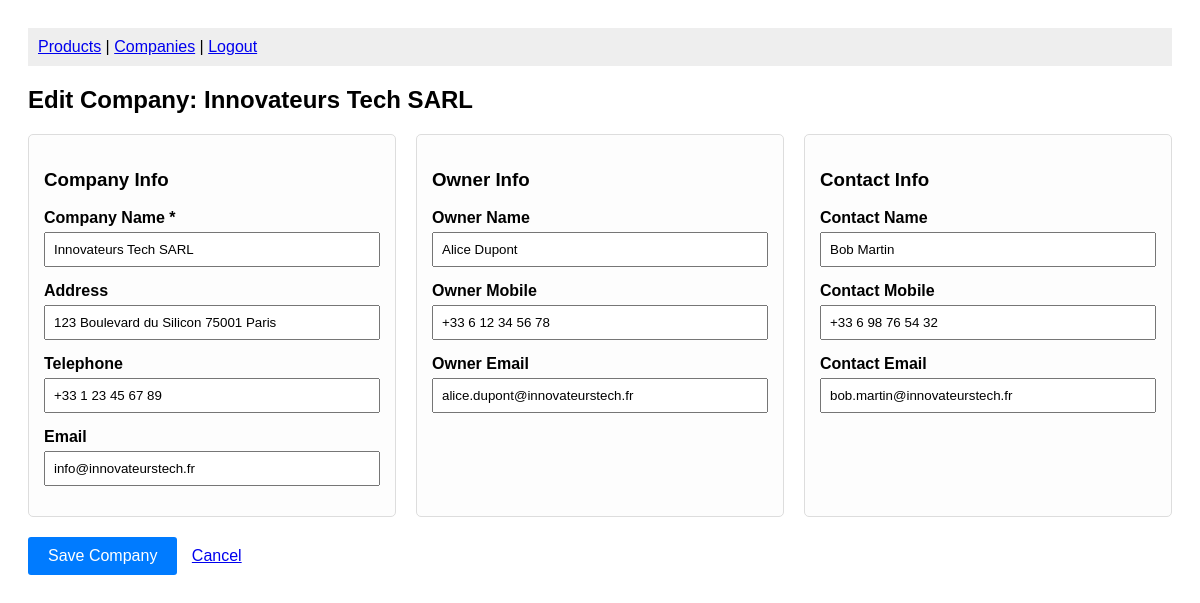
Screenshot of /companies/1/edit (signed in) with the database file from the repository.
### tables this page shows
CREATE TABLE `companies` (
  `id` int(11) NOT NULL,
  `name` varchar(255) NOT NULL,
  `address` varchar(255) DEFAULT NULL,
  `telephone` varchar(50) DEFAULT NULL,
  `email` varchar(255) DEFAULT NULL,
  `owner_name` varchar(255) DEFAULT NULL,
  `owner_mobile` varchar(50) DEFAULT NULL,
  `owner_email` varchar(255) DEFAULT NULL,
  `contact_name` varchar(255) DEFAULT NULL,
  `contact_mobile` varchar(50) DEFAULT NULL,
  `contact_email` varchar(255) DEFAULT NULL,
  `is_deactivated` tinyint(1) DEFAULT 0
);

### views/company_form.php (the view, shortened to what this page needs)
<?php
require_once 'db.php';
$isEdit = isset($company_id);
$company = null;
if ($isEdit) {
    $stmt = $pdo->prepare("SELECT * FROM companies WHERE id = ?");
    $stmt->execute([$company_id]);
    $company = $stmt->fetch();
}
?>
<!DOCTYPE html>
<html>
<head>
</head>
<body>
    <nav>
        <a href="<?php echo $base_path; ?>/products">Products</a> | <a href="<?php echo $base_path; ?>/companies">Companies</a> | <a href="<?php echo $base_path; ?>/logout">Logout</a>
    </nav>
    <h2><?php echo $isEdit ? 'Edit Company: ' . htmlspecialchars($company['name']) : 'Create New Company'; ?></h2>
    <form method="POST">
        <div class="row">
            <div class="col">
                <h3>Company Info</h3>
                <div class="form-group">
                    <label>Company Name *</label>
                    <input type="text" name="name" value="<?php echo htmlspecialchars($_POST['name'] ?? $company['name'] ?? ''); ?>" required>
                </div>
                <div class="form-group">
                    <label>Address</label>
                    <input type="text" name="address" value="<?php echo htmlspecialchars($_POST['address'] ?? $company['address'] ?? ''); ?>">
                </div>
                <div class="form-group">
                    <label>Telephone</label>
                    <input type="text" name="telephone" value="<?php echo htmlspecialchars($_POST['telephone'] ?? $company['telephone'] ?? ''); ?>">
                </div>
                <div class="form-group">
                    <label>Email</label>
                    <input type="email" name="email" value="<?php echo htmlspecialchars($_POST['email'] ?? $company['email'] ?? ''); ?>">
                </div>
            </div>
            <div class="col">
                <h3>Owner Info</h3>
                <div class="form-group">
                    <label>Owner Name</label>
                    <input type="text" name="owner_name" value="<?php echo htmlspecialchars($_POST['owner_name'] ?? $company['owner_name'] ?? ''); ?>">
                </div>
                <div class="form-group">
                    <label>Owner Mobile</label>
                    <input type="text" name="owner_mobile" value="<?php echo htmlspecialchars($_POST['owner_mobile'] ?? $company['owner_mobile'] ?? ''); ?>">
                </div>
                <div class="form-group">
                    <label>Owner Email</label>
                    <input type="email" name="owner_email" value="<?php echo htmlspecialchars($_POST['owner_email'] ?? $company['owner_email'] ?? ''); ?>">
                </div>
            </div>
            <div class="col">
                <h3>Contact Info</h3>
                <div class="form-group">
                    <label>Contact Name</label>
                    <input type="text" name="contact_name" value="<?php echo htmlspecialchars($_POST['contact_name'] ?? $company['contact_name'] ?? ''); ?>">
                </div>
                <div class="form-group">
                    <label>Contact Mobile</label>
                    <input type="text" name="contact_mobile" value="<?php echo htmlspecialchars($_POST['contact_mobile'] ?? $company['contact_mobile'] ?? ''); ?>">
                </div>
                <div class="form-group">
                    <label>Contact Email</label>
                    <input type="email" name="contact_email" value="<?php echo htmlspecialchars($_POST['contact_email'] ?? $company['contact_email'] ?? ''); ?>">
                </div>
            </div>
        </div>
        <button type="submit" class="btn-save">Save Company</button>
        <a href="<?php echo $base_path; ?>/companies" style="margin-left: 10px;">Cancel</a>
    </form>
</body>
</html>

### views/company_form.php (style rules this page uses)
body { font-family: sans-serif; padding: 20px; }
.form-group { margin-bottom: 15px; }
label { display: block; font-weight: bold; margin-bottom: 5px; }
input[type="text"], input[type="email"], input[type="tel"] { width: 100%; padding: 8px; box-sizing: border-box; }
.row { display: flex; gap: 20px; flex-wrap: wrap; }
.col { flex: 1; min-width: 300px; border: 1px solid #ddd; padding: 15px; border-radius: 5px; background: #fdfdfd; }
.btn-save { background: #007bff; color: white; padding: 10px 20px; border: none; border-radius: 3px; cursor: pointer; font-size: 16px; margin-top: 20px; }
nav { margin-bottom: 20px; padding: 10px; background: #eee; }

### rows the page displays
companies: name "Innovateurs Tech SARL", address "123 Boulevard du Silicon 75001 Paris", telephone "+33 1 23 45 67 89", email "info@innovateurstech.fr", owner_name "Alice Dupont", owner_mobile "+33 6 12 34 56 78", owner_email "alice.dupont@innovateurstech.fr", contact_name "Bob Martin", contact_mobile "+33 6 98 76 54 32", contact_email "bob.martin@innovateurstech.fr"
